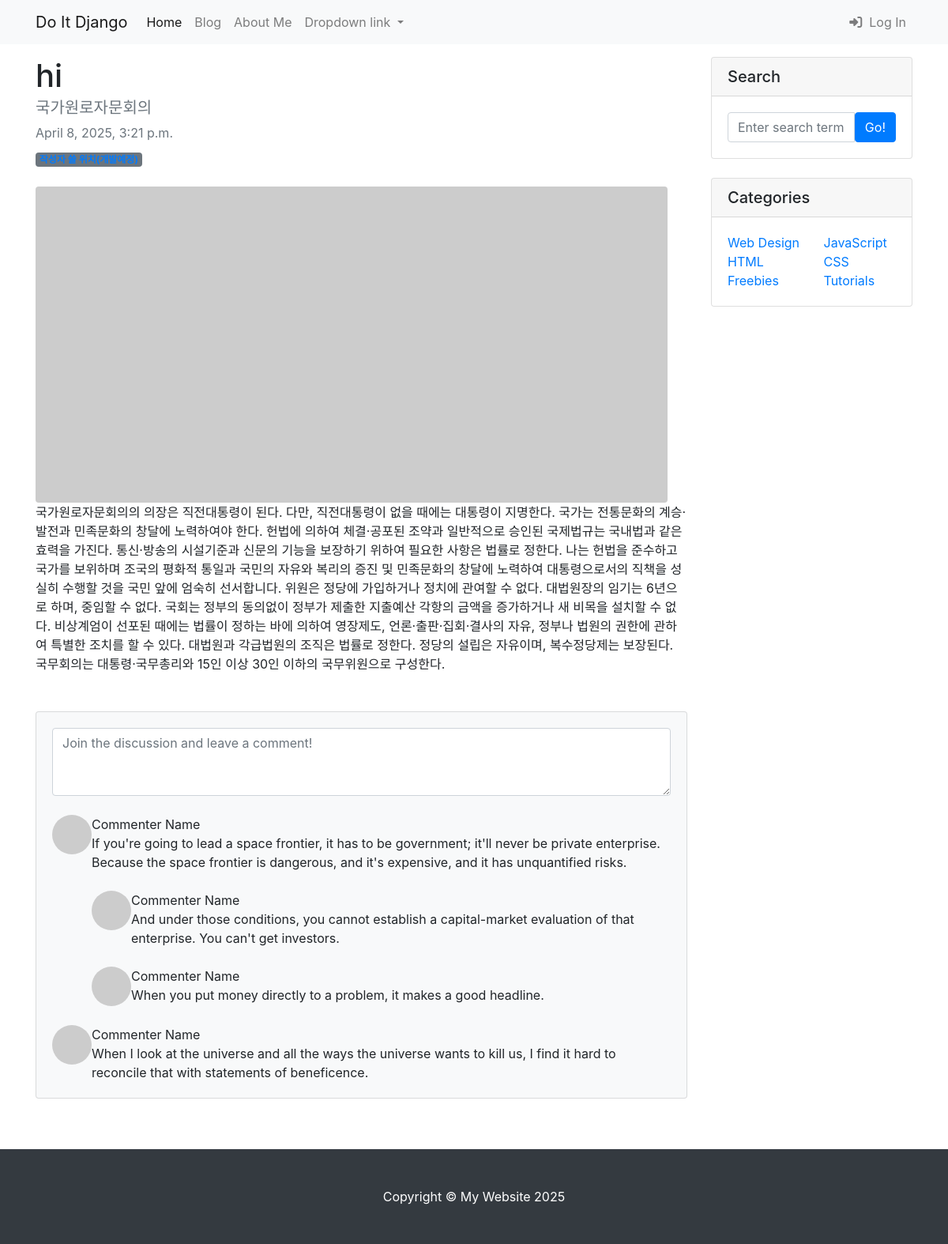
Page /blog/1/ on the committed database.
### blog/models.py (models this page shows, shortened)
class Post(models.Model):
    title = models.CharField(max_length=30)
    hook_text = models.CharField(max_length=100, blank=True)
    content = models.TextField()
    head_image = models.ImageField(upload_to='blog/images/%Y/%m/%d/', blank=True)
    file_upload = models.FileField(upload_to='blog/files/%Y/%m/%d/', blank=True)
    created_at = models.DateTimeField(auto_now_add=True)
    updated_at = models.DateTimeField(auto_now=True)

### blog/views.py (the view)
# urls.py: path('<int:pk>/', views.PostDetail.as_view()),
class PostDetail(DetailView):
    model = Post

### blog/templates/blog/post_detail.html (shortened to what this page needs)
{% extends 'blog/base.html' %}
{% block main_area %}
                    <div id="post-area">
                        <header class="mb-4">
                            <h1 class="fw-bolder mb-1">{{ post.title }}</h1>
                            <h5 class="text-muted">{{ post.hook_text }}</h5>
                            <div class="text-muted fst-italic mb-2">{{ post.created_at }}</div>
                            <a class="badge bg-secondary text-decoration-none link-light" href="#!">작성자 쓸 위치(개발예정)</a>
                        </header>
                        {% if p.head_image %}
                        <img class="img-fluid rounded" src="{{ post.head_image.url }}" alt="{{ post.title }} head image" />
                        {% else %}
                        <img class="img-fluid rounded" src="https://picsum.photos/seed/{{ post.id }}/800/400" alt="random_image">
                        {% endif %}
                        <div class="mb-5">
                            <p class="fs-5 mb-4">{{ post.content }}</p>
                        </div>
                    </div>
                    <div class="mb-5" id="comment-area">
                        <div class="card bg-light">
                            <div class="card-body">
                                <form class="mb-4"><textarea class="form-control" rows="3" placeholder="Join the discussion and leave a comment!"></textarea></form>
                                <div class="d-flex mb-4">
                                    <div class="flex-shrink-0"><img class="rounded-circle" src="https://dummyimage.com/50x50/ced4da/6c757d.jpg" alt="..." /></div>
                                    <div class="ms-3">
                                        <div class="fw-bold">Commenter Name</div>
                                        If you're going to lead a space frontier, it has to be government; it'll never be private enterprise. Because the space frontier is dangerous, and it's expensive, and it has unquantified risks.
                                        <div class="d-flex mt-4">
                                            <div class="flex-shrink-0"><img class="rounded-circle" src="https://dummyimage.com/50x50/ced4da/6c757d.jpg" alt="..." /></div>
                                            <div class="ms-3">
                                                <div class="fw-bold">Commenter Name</div>
                                                And under those conditions, you cannot establish a capital-market evaluation of that enterprise. You can't get investors.
                                            </div>
                                        </div>
                                        <div class="d-flex mt-4">
                                            <div class="flex-shrink-0"><img class="rounded-circle" src="https://dummyimage.com/50x50/ced4da/6c757d.jpg" alt="..." /></div>
                                            <div class="ms-3">
                                                <div class="fw-bold">Commenter Name</div>
                                                When you put money directly to a problem, it makes a good headline.
                                            </div>
                                        </div>
                                    </div>
                                </div>
                                <div class="d-flex">
                                    <div class="flex-shrink-0"><img class="rounded-circle" src="https://dummyimage.com/50x50/ced4da/6c757d.jpg" alt="..." /></div>
                                    <div class="ms-3">
                                        <div class="fw-bold">Commenter Name</div>
                                        When I look at the universe and all the ways the universe wants to kill us, I find it hard to reconcile that with statements of beneficence.
                                    </div>
                                </div>
                            </div>
                        </div>
                    </div>
{% endblock %}

### rows in the picture
Post: title "hi", hook_text "국가원로자문회의", created_at "April 8, 2025, 3:21 p.m.", content "국가원로자문회의의 의장은 직전대통령이 된다. 다만, 직전대통령이 없을 때에는 대통령이 지명한다. 국가는 전통문화의 계승·발전과 민족문화의 창달에 노력하여야 한다. 헌법에 의하여 체결·공포된 조약과 일반적으로 승인된 국제법규는 국내법과 같은 효력을 가진다. 통신·방송의 시설기준과 신문의 기능을 보장하기 위하여 필요한 사항은 법률로 정한다. 나는 헌법을 준수하고 국가를 보위하며 조국의 평화적 통일과 국민의 자유와 복리의 증진 및 민족문화의 창달에 노력하여 대통령으로서의 직책을 성실히 수행할 것을 국민 앞에 엄숙히 선서합니다. 위원은 정당에 가입하거나 정치에 관여할 수 없다. 대법원장의 임기는 6년으로 하며, 중임할 수 없다. 국회는 정부의 동의없이 정부가 제출한 지출예산 각항의 금액을 증가하거나 새 비목을 설치할 수 없다. 비상계엄이 선포된 때에는 법률이 정하는 바에 의하여 영장제도, 언론·출판·집회·결사의 자유, 정부나 법원의 권한에 관하여 특별한 조치를 할 수 있다. 대법원과 각급법원의 조직은 법률로 정한다. 정당의 설립은 자유이며, 복수정당제는 보장된다. 국무회의는 대통령·국무총리와 15인 이상 30인 이하의 국무위원으로 구성한다."
